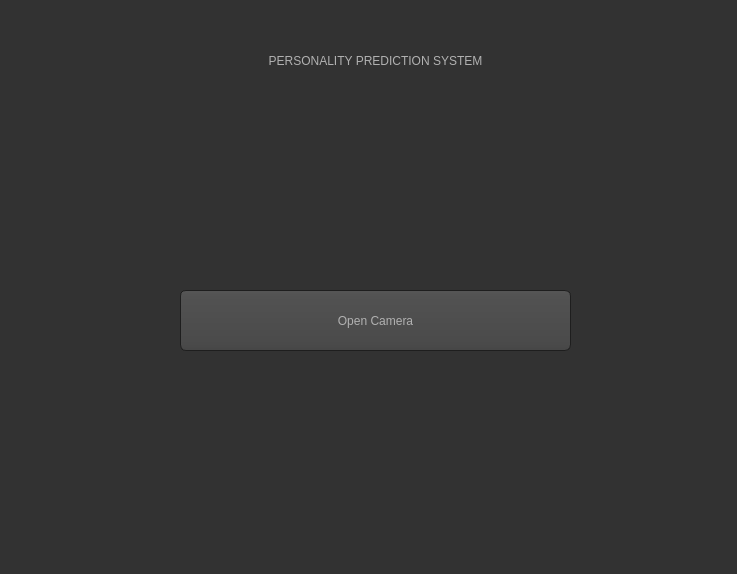
<?xml version="1.0" encoding="UTF-8"?>
<ui version="4.0">
 <class>Form</class>
 <widget class="QWidget" name="Form">
  <property name="geometry">
   <rect>
    <x>0</x>
    <y>0</y>
    <width>737</width>
    <height>574</height>
   </rect>
  </property>
  <property name="windowTitle">
   <string>Form</string>
  </property>
  <property name="styleSheet">
   <string notr="true">font
{color:black}
QToolTip
{
     border: 1px solid black;
     background-color: #ffa02f;
     padding: 1px;
     border-radius: 3px;
     opacity: 100;
}

QWidget
{
    color: #b1b1b1;
    background-color: #323232;
}

QTreeView, QListView
{
    background-color: silver;
    margin-left: 5px;
}

QWidget:item:hover
{
    background-color: QLinearGradient( x1: 0, y1: 0, x2: 0, y2: 1, stop: 0 #ffa02f, stop: 1 #ca0619);
    color: #000000;
}

QWidget:item:selected
{
    background-color: QLinearGradient( x1: 0, y1: 0, x2: 0, y2: 1, stop: 0 #ffa02f, stop: 1 #d7801a);
}

QMenuBar::item
{
    background: transparent;
}

QMenuBar::item:selected
{
    background: transparent;
    border: 1px solid #ffaa00;
}

QMenuBar::item:pressed
{
    background: #444;
    border: 1px solid #000;
    background-color: QLinearGradient(
        x1:0, y1:0,
        x2:0, y2:1,
        stop:1 #212121,
        stop:0.4 #343434/*,
        stop:0.2 #343434,
        stop:0.1 #ffaa00*/
    );
    margin-bottom:-1px;
    padding-bottom:1px;
}

QMenu
{
    border: 1px solid #000;
}

QMenu::item
{
    padding: 2px 20px 2px 20px;
}

QMenu::item:selected
{
    color: #000000;
}

QWidget:disabled
{
    color: #808080;
    background-color: #323232;
}

QAbstractItemView
{
    background-color: QLinearGradient( x1: 0, y1: 0, x2: 0, y2: 1, stop: 0 #4d4d4d, stop: 0.1 #646464, stop: 1 #5d5d5d);
}

QWidget:focus
{
    /*border: 1px solid darkgray;*/
}

QLineEdit
{
    background-color: QLinearGradient( x1: 0, y1: 0, x2: 0, y2: 1, stop: 0 #4d4d4d, stop: 0 #646464, stop: 1 #5d5d5d);
    padding: 1px;
    border-style: solid;
    border: 1px solid #1e1e1e;
    border-radius: 5;
}

QPushButton
{
    color: #b1b1b1;
    background-color: QLinearGradient( x1: 0, y1: 0, x2: 0, y2: 1, stop: 0 #565656, stop: 0.1 #525252, stop: 0.5 #4e4e4e, stop: 0.9 #4a4a4a, stop: 1 #464646);
    border-width: 1px;
    border-color: #1e1e1e;
    border-style: solid;
    border-radius: 6;
    padding: 3px;
    font-size: 12px;
    padding-left: 5px;
    padding-right: 5px;
    min-width: 40px;
}

QPushButton:pressed
{
    background-color: QLinearGradient( x1: 0, y1: 0, x2: 0, y2: 1, stop: 0 #2d2d2d, stop: 0.1 #2b2b2b, stop: 0.5 #292929, stop: 0.9 #282828, stop: 1 #252525);
}

QComboBox
{
    selection-background-color: #ffaa00;
    background-color: QLinearGradient( x1: 0, y1: 0, x2: 0, y2: 1, stop: 0 #565656, stop: 0.1 #525252, stop: 0.5 #4e4e4e, stop: 0.9 #4a4a4a, stop: 1 #464646);
    border-style: solid;
    border: 1px solid #1e1e1e;
    border-radius: 5;
}

QComboBox:hover,QPushButton:hover
{
    border: 2px solid QLinearGradient( x1: 0, y1: 0, x2: 0, y2: 1, stop: 0 #ffa02f, stop: 1 #d7801a);
}


QComboBox:on
{
    padding-top: 3px;
    padding-left: 4px;
    background-color: QLinearGradient( x1: 0, y1: 0, x2: 0, y2: 1, stop: 0 #2d2d2d, stop: 0.1 #2b2b2b, stop: 0.5 #292929, stop: 0.9 #282828, stop: 1 #252525);
    selection-background-color: #ffaa00;
}

QComboBox QAbstractItemView
{
    border: 2px solid darkgray;
    selection-background-color: QLinearGradient( x1: 0, y1: 0, x2: 0, y2: 1, stop: 0 #ffa02f, stop: 1 #d7801a);
}

QComboBox::drop-down
{
     subcontrol-origin: padding;
     subcontrol-position: top right;
     width: 15px;

     border-left-width: 0px;
     border-left-color: darkgray;
     border-left-style: solid; /* just a single line */
     border-top-right-radius: 3px; /* same radius as the QComboBox */
     border-bottom-right-radius: 3px;
 }

QComboBox::down-arrow
{
     image: url(:/dark_orange/img/down_arrow.png);
}

QGroupBox
{
    border: 1px solid darkgray;
    margin-top: 10px;
}

QGroupBox:focus
{
    border: 1px solid darkgray;
}

QTextEdit:focus
{
    border: 1px solid darkgray;
}

QScrollBar:horizontal {
     border: 1px solid #222222;
     background: QLinearGradient( x1: 0, y1: 0, x2: 0, y2: 1, stop: 0.0 #121212, stop: 0.2 #282828, stop: 1 #484848);
     height: 7px;
     margin: 0px 16px 0 16px;
}

QScrollBar::handle:horizontal
{
      background: QLinearGradient( x1: 0, y1: 0, x2: 1, y2: 0, stop: 0 #ffa02f, stop: 0.5 #d7801a, stop: 1 #ffa02f);
      min-height: 20px;
      border-radius: 2px;
}

QScrollBar::add-line:horizontal {
      border: 1px solid #1b1b19;
      border-radius: 2px;
      background: QLinearGradient( x1: 0, y1: 0, x2: 1, y2: 0, stop: 0 #ffa02f, stop: 1 #d7801a);
      width: 14px;
      subcontrol-position: right;
      subcontrol-origin: margin;
}

QScrollBar::sub-line:horizontal {
      border: 1px solid #1b1b19;
      border-radius: 2px;
      background: QLinearGradient( x1: 0, y1: 0, x2: 1, y2: 0, stop: 0 #ffa02f, stop: 1 #d7801a);
      width: 14px;
     subcontrol-position: left;
     subcontrol-origin: margin;
}

QScrollBar::right-arrow:horizontal, QScrollBar::left-arrow:horizontal
{
      border: 1px solid black;
      width: 1px;
      height: 1px;
      background: white;
}

QScrollBar::add-page:horizontal, QScrollBar::sub-page:horizontal
{
      background: none;
}

QScrollBar:vertical
{
      background: QLinearGradient( x1: 0, y1: 0, x2: 1, y2: 0, stop: 0.0 #121212, stop: 0.2 #282828, stop: 1 #484848);
      width: 7px;
      margin: 16px 0 16px 0;
      border: 1px solid #222222;
}

QScrollBar::handle:vertical
{
      background: QLinearGradient( x1: 0, y1: 0, x2: 0, y2: 1, stop: 0 #ffa02f, stop: 0.5 #d7801a, stop: 1 #ffa02f);
      min-height: 20px;
      border-radius: 2px;
}

QScrollBar::add-line:vertical
{
      border: 1px solid #1b1b19;
      border-radius: 2px;
      background: QLinearGradient( x1: 0, y1: 0, x2: 0, y2: 1, stop: 0 #ffa02f, stop: 1 #d7801a);
      height: 14px;
      subcontrol-position: bottom;
      subcontrol-origin: margin;
}

QScrollBar::sub-line:vertical
{
      border: 1px solid #1b1b19;
      border-radius: 2px;
      background: QLinearGradient( x1: 0, y1: 0, x2: 0, y2: 1, stop: 0 #d7801a, stop: 1 #ffa02f);
      height: 14px;
      subcontrol-position: top;
      subcontrol-origin: margin;
}

QScrollBar::up-arrow:vertical, QScrollBar::down-arrow:vertical
{
      border: 1px solid black;
      width: 1px;
      height: 1px;
      background: white;
}


QScrollBar::add-page:vertical, QScrollBar::sub-page:vertical
{
      background: none;
}

QTextEdit
{
    background-color: #242424;
}

QPlainTextEdit
{
    background-color: #242424;
}

QHeaderView::section
{
    background-color: QLinearGradient(x1:0, y1:0, x2:0, y2:1, stop:0 #616161, stop: 0.5 #505050, stop: 0.6 #434343, stop:1 #656565);
    color: white;
    padding-left: 4px;
    border: 1px solid #6c6c6c;
}

QCheckBox:disabled
{
color: #414141;
}

QDockWidget::title
{
    text-align: center;
    spacing: 3px; /* spacing between items in the tool bar */
    background-color: QLinearGradient(x1:0, y1:0, x2:0, y2:1, stop:0 #323232, stop: 0.5 #242424, stop:1 #323232);
}

QDockWidget::close-button, QDockWidget::float-button
{
    text-align: center;
    spacing: 1px; /* spacing between items in the tool bar */
    background-color: QLinearGradient(x1:0, y1:0, x2:0, y2:1, stop:0 #323232, stop: 0.5 #242424, stop:1 #323232);
}

QDockWidget::close-button:hover, QDockWidget::float-button:hover
{
    background: #242424;
}

QDockWidget::close-button:pressed, QDockWidget::float-button:pressed
{
    padding: 1px -1px -1px 1px;
}

QMainWindow::separator
{
    background-color: QLinearGradient(x1:0, y1:0, x2:0, y2:1, stop:0 #161616, stop: 0.5 #151515, stop: 0.6 #212121, stop:1 #343434);
    color: white;
    padding-left: 4px;
    border: 1px solid #4c4c4c;
    spacing: 3px; /* spacing between items in the tool bar */
}

QMainWindow::separator:hover
{

    background-color: QLinearGradient(x1:0, y1:0, x2:0, y2:1, stop:0 #d7801a, stop:0.5 #b56c17 stop:1 #ffa02f);
    color: white;
    padding-left: 4px;
    border: 1px solid #6c6c6c;
    spacing: 3px; /* spacing between items in the tool bar */
}

QToolBar::handle
{
     spacing: 3px; /* spacing between items in the tool bar */
     background: url(:/dark_orange/img/handle.png);
}

QMenu::separator
{
    height: 2px;
    background-color: QLinearGradient(x1:0, y1:0, x2:0, y2:1, stop:0 #161616, stop: 0.5 #151515, stop: 0.6 #212121, stop:1 #343434);
    color: white;
    padding-left: 4px;
    margin-left: 10px;
    margin-right: 5px;
}

QProgressBar
{
    border: 2px solid grey;
    border-radius: 5px;
    text-align: center;
}

QProgressBar::chunk
{
    background-color: #d7801a;
    width: 2.15px;
    margin: 0.5px;
}

QTabBar::tab {
    color: #b1b1b1;
    border: 1px solid #444;
    border-bottom-style: none;
    background-color: #323232;
    padding-left: 10px;
    padding-right: 10px;
    padding-top: 3px;
    padding-bottom: 2px;
    margin-right: -1px;
}

QTabWidget::pane {
    border: 1px solid #444;
    top: 1px;
}

QTabBar::tab:last
{
    margin-right: 0; /* the last selected tab has nothing to overlap with on the right */
    border-top-right-radius: 3px;
}

QTabBar::tab:first:!selected
{
 margin-left: 0px; /* the last selected tab has nothing to overlap with on the right */


    border-top-left-radius: 3px;
}

QTabBar::tab:!selected
{
    color: #b1b1b1;
    border-bottom-style: solid;
    margin-top: 3px;
    background-color: QLinearGradient(x1:0, y1:0, x2:0, y2:1, stop:1 #212121, stop:.4 #343434);
}

QTabBar::tab:selected
{
    border-top-left-radius: 3px;
    border-top-right-radius: 3px;
    margin-bottom: 0px;
}

QTabBar::tab:!selected:hover
{
    /*border-top: 2px solid #ffaa00;
    padding-bottom: 3px;*/
    border-top-left-radius: 3px;
    border-top-right-radius: 3px;
    background-color: QLinearGradient(x1:0, y1:0, x2:0, y2:1, stop:1 #212121, stop:0.4 #343434, stop:0.2 #343434, stop:0.1 #ffaa00);
}

QRadioButton::indicator:checked, QRadioButton::indicator:unchecked{
    color: #b1b1b1;
    background-color: #323232;
    border: 1px solid #b1b1b1;
    border-radius: 6px;
}

QRadioButton::indicator:checked
{
    background-color: qradialgradient(
        cx: 0.5, cy: 0.5,
        fx: 0.5, fy: 0.5,
        radius: 1.0,
        stop: 0.25 #ffaa00,
        stop: 0.3 #323232
    );
}

QCheckBox::indicator{
    color: #b1b1b1;
    background-color: #323232;
    border: 1px solid #b1b1b1;
    width: 9px;
    height: 9px;
}

QRadioButton::indicator
{
    border-radius: 6px;
}

QRadioButton::indicator:hover, QCheckBox::indicator:hover
{
    border: 1px solid #ffaa00;
}

QCheckBox::indicator:checked
{
    image:url(:/dark_orange/img/checkbox.png);
}

QCheckBox::indicator:disabled, QRadioButton::indicator:disabled
{
    border: 1px solid #444;
}


QSlider::groove:horizontal {
    border: 1px solid #3A3939;
    height: 8px;
    background: #201F1F;
    margin: 2px 0;
    border-radius: 2px;
}

QSlider::handle:horizontal {
    background: QLinearGradient( x1: 0, y1: 0, x2: 0, y2: 1,
      stop: 0.0 silver, stop: 0.2 #a8a8a8, stop: 1 #727272);
    border: 1px solid #3A3939;
    width: 14px;
    height: 14px;
    margin: -4px 0;
    border-radius: 2px;
}

QSlider::groove:vertical {
    border: 1px solid #3A3939;
    width: 8px;
    background: #201F1F;
    margin: 0 0px;
    border-radius: 2px;
}

QSlider::handle:vertical {
    background: QLinearGradient( x1: 0, y1: 0, x2: 0, y2: 1, stop: 0.0 silver,
      stop: 0.2 #a8a8a8, stop: 1 #727272);
    border: 1px solid #3A3939;
    width: 14px;
    height: 14px;
    margin: 0 -4px;
    border-radius: 2px;
}

QAbstractSpinBox {
    padding-top: 2px;
    padding-bottom: 2px;
    border: 1px solid darkgray;

    border-radius: 2px;
    min-width: 50px;
}
</string>
  </property>
  <widget class="QLabel" name="label">
   <property name="geometry">
    <rect>
     <x>50</x>
     <y>30</y>
     <width>651</width>
     <height>61</height>
    </rect>
   </property>
   <property name="styleSheet">
    <string notr="true">font: 87 28pt &quot;Segoe UI Black&quot;;</string>
   </property>
   <property name="text">
    <string>PERSONALITY PREDICTION SYSTEM</string>
   </property>
   <property name="alignment">
    <set>Qt::AlignCenter</set>
   </property>
  </widget>
  <widget class="QPushButton" name="pushButton">
   <property name="enabled">
    <bool>true</bool>
   </property>
   <property name="geometry">
    <rect>
     <x>180</x>
     <y>290</y>
     <width>391</width>
     <height>61</height>
    </rect>
   </property>
   <property name="cursor">
    <cursorShape>ArrowCursor</cursorShape>
   </property>
   <property name="autoFillBackground">
    <bool>false</bool>
   </property>
   <property name="styleSheet">
    <string notr="true">font: 87 14pt &quot;Segoe UI Black&quot;;</string>
   </property>
   <property name="text">
    <string>Open Camera</string>
   </property>
   <property name="flat">
    <bool>false</bool>
   </property>
  </widget>
 </widget>
 <resources/>
 <connections/>
</ui>
